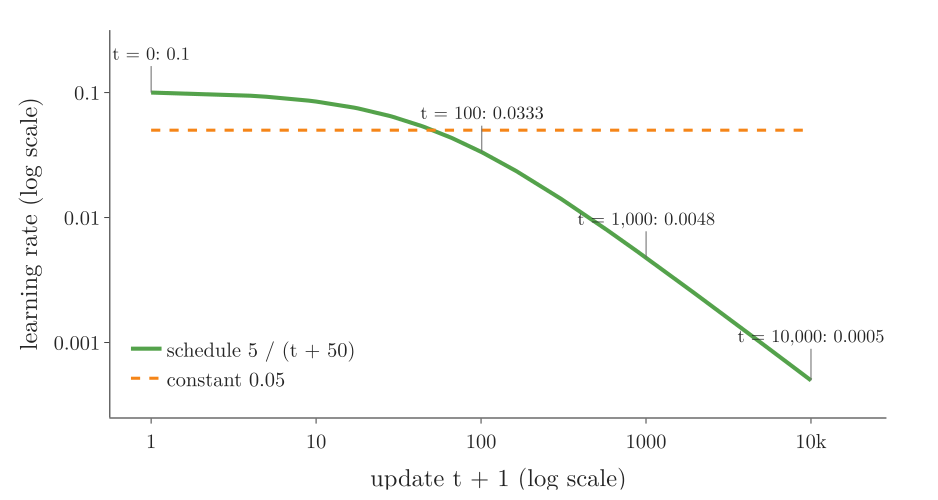

This figure's Python source:
"""The learning schedule eta_t = t0 / (t + t1) with t0 = 5, t1 = 50, against a constant rate (Plotly)."""
from pathlib import Path
import numpy as np
import plotly.graph_objects as go

here = Path(__file__).parent
t = np.arange(0, 10001)
eta = 5 / (t + 50)
assert np.allclose(eta[[0, 100, 1000, 10000]], [0.1, 0.0333, 0.00476, 0.000498], atol=1e-4)   # the Note's table
fig = go.Figure([go.Scatter(x=t + 1, y=eta, mode="lines", line=dict(color="#54A24B", width=4), name="schedule 5 / (t + 50)"),
                 go.Scatter(x=[1, 10001], y=[0.05, 0.05], mode="lines", line=dict(color="#F58518", width=3, dash="dash"),
                            name="constant 0.05")])
for tt in (0, 100, 1000, 10000):
    fig.add_annotation(x=np.log10(tt + 1), y=np.log10(5 / (tt + 50)), text=f"t = {tt:,}: {5 / (tt + 50):.4f}".rstrip("0"),
                       ax=0, ay=-40 if tt < 10000 else -45, font=dict(size=18), arrowcolor="#6B6B6B")
fig.update_layout(template="simple_white", width=900, height=480, font=dict(family="Latin Modern Roman", size=20),
                  xaxis=dict(title="update t + 1 (log scale)", type="log", dtick=1), yaxis=dict(title="learning rate (log scale)", type="log",
                  range=[-3.6, -0.5], dtick=1), legend=dict(x=0.02, y=0.05), margin=dict(l=80, r=40, t=20, b=70))
fig.write_image(here / "schedule.png", scale=2)
fig.write_image(here / "schedule.pdf")
